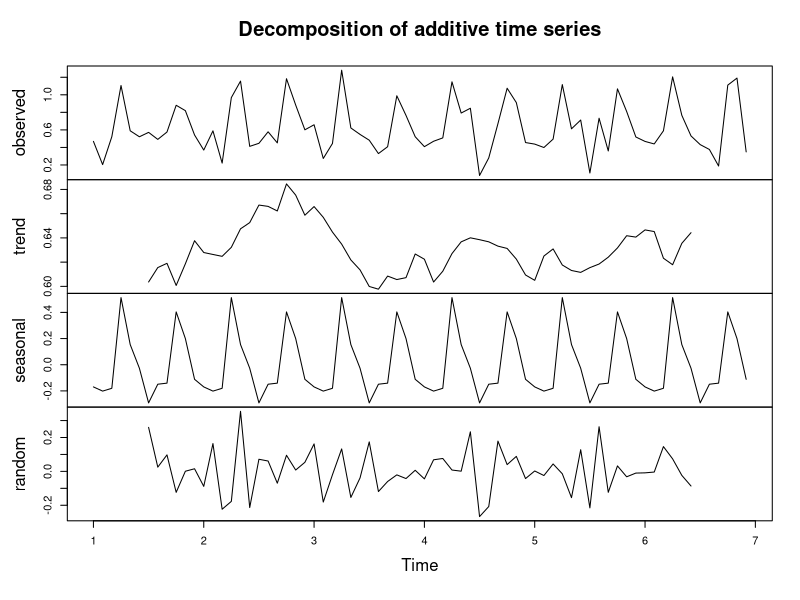
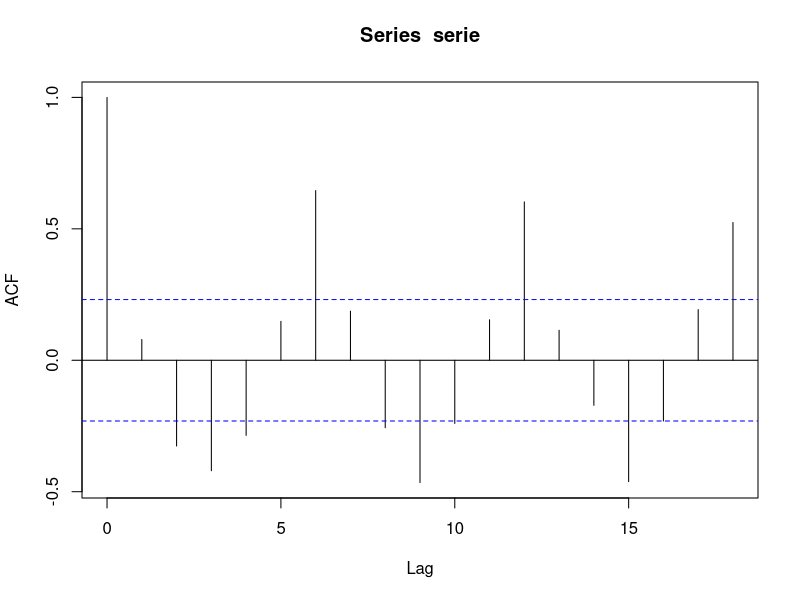
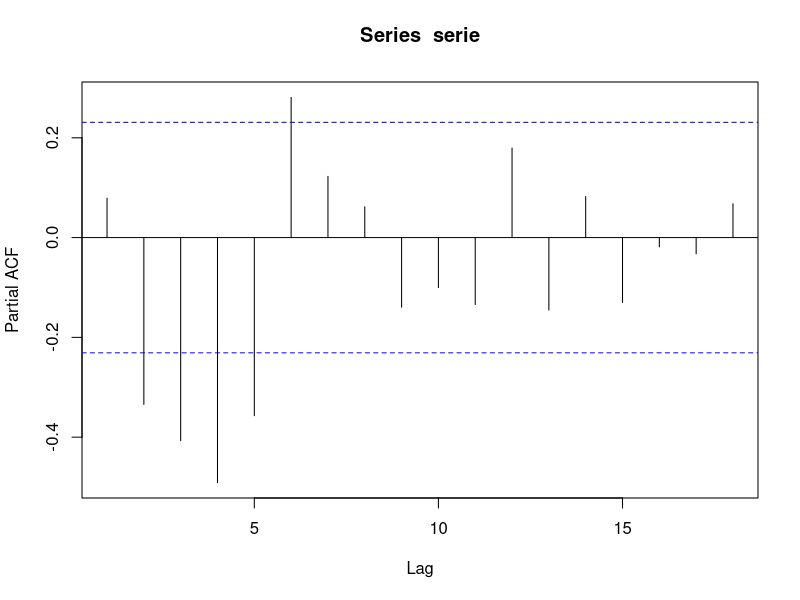
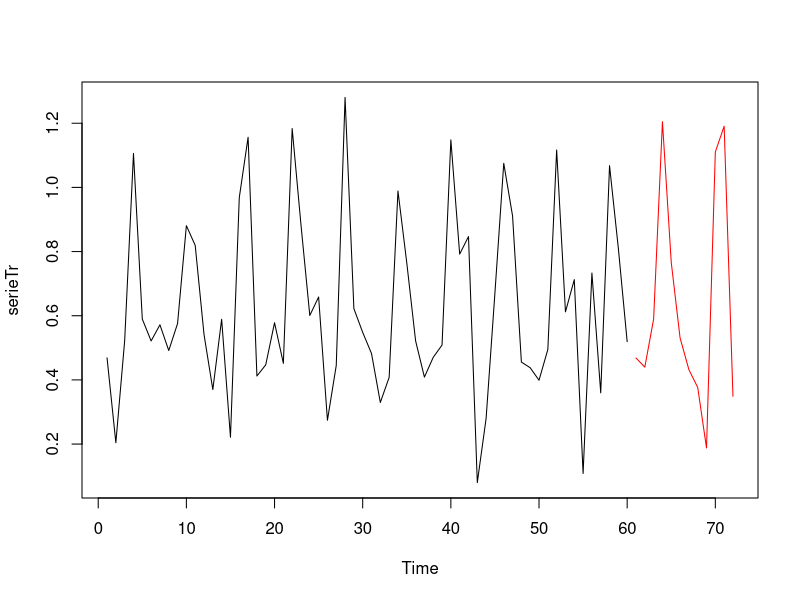
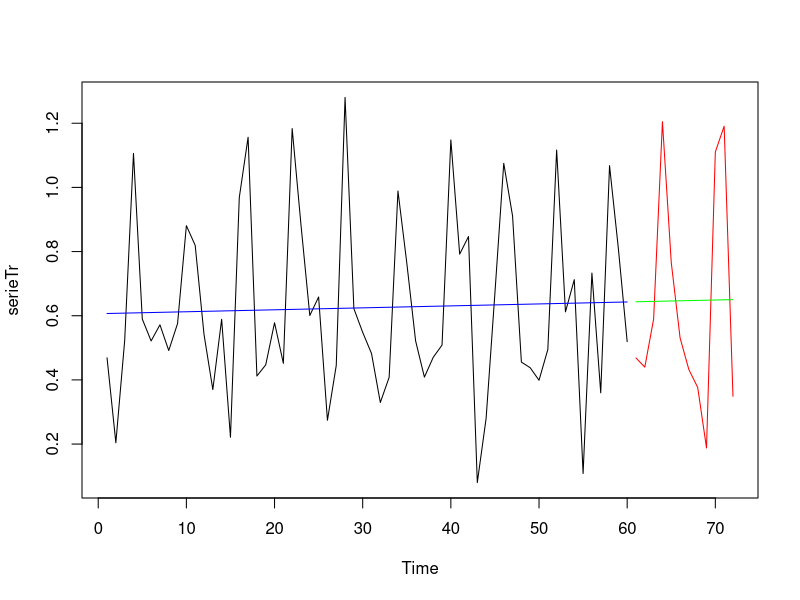
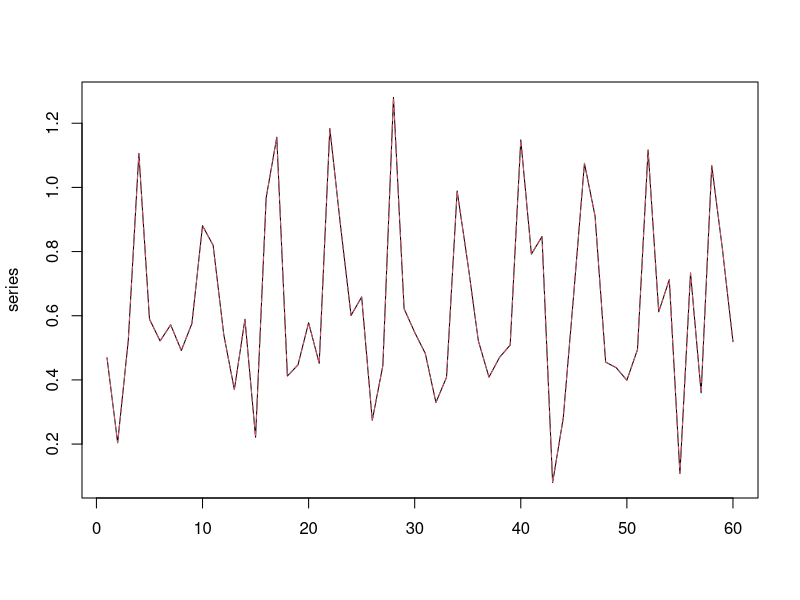
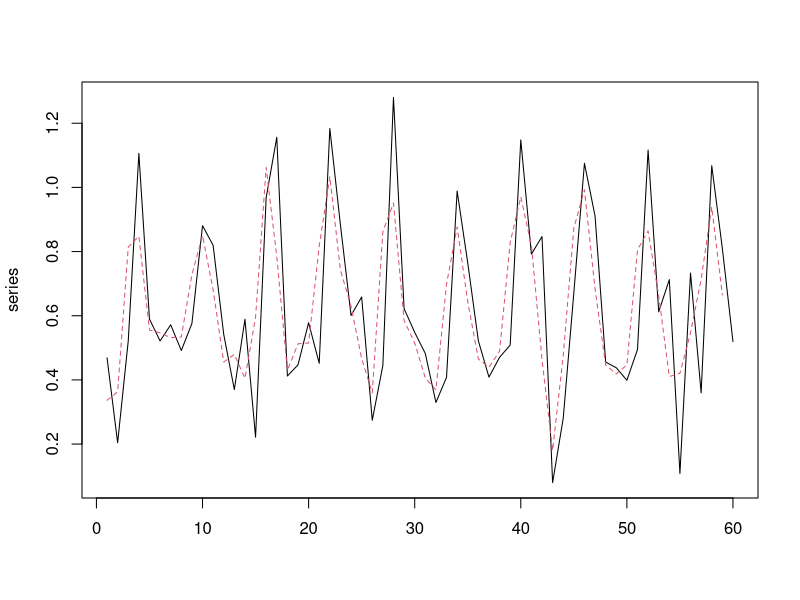
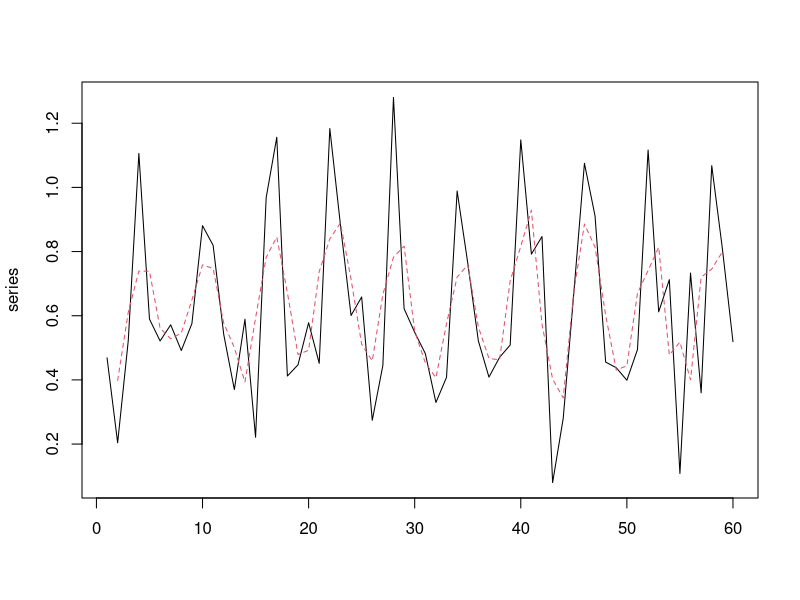

The R source for these figures, in order:
rm(list=ls()) # Eliminamos lo que haya en el espacio de trabajo
library("tseries") # para el test ADF

#Leemos la serie
serie<-scan("SerieTrabajoPractico.dat")
# Echamos un primer vistazo a la serie.
# Como se trata de series anuales, de haber estacionalidad, posiblemente aparezca cada 12 meses.
# Por tanto, inicialmente creamos la serie temporal con periodo de estacionalidad 12, para visualizar
serie.ts<- ts(serie, frequency = 12)
# Visualizamos la descomposición
plot(decompose(serie.ts))
cat("Visualizamos primero la descomposición de la serie, buscando patrones visuales que nos den idea de por dónde empezar (tendencia, estacionalidad)\n");
cat("Vemos 3 cosas: \n");
cat("  1. Que la variabilidad de la estacionalidad no aumenta ni decrece. ");
cat("  2. Que puede que la tendencia no juegue un papel importante.\n")
cat("  3. Que posiblemente hay una estacionalidad.\n")
print("Como con esto no estamos seguros de si la serie es estacionaria o no, vamos a ver el ACF, PACF y pasaremos el test ADF:")
print("Mostrando el ACF")
acf(serie) # Mostramos ACF
print("Mostrando el PACF")
pacf(serie) # Mostramos PACF
resul <- adf.test(serie) # Pasamos el test de ADF
cat("El resultado del test de Dickey-Fuller aumentado es un p-value=", resul$p.value, "\n")
print("Podemos decir debido a este resultado, que la serie es Estacionaria con un nivel de confianza del 99%. Además en el gráfico ACF vemos como con un Lag = 6, que la serie va a ser Estacionaria")

# Dividimos la serie en training y test (nos quedamos con los NTest últimos para el test)
NPred= 12; # Valores a predecir
NTest= 12; # Valores que vamos a dejar para test
serieTr<- serie[1:(length(serie)-NTest)];
tiempoTr<- 1:length(serieTr)
serieTs<- serie[(length(serie)-NTest+1):length(serie)];
tiempoTs<- (tiempoTr[length(tiempoTr)]+1):(tiempoTr[length(tiempoTr)]+NTest);
plot.ts(serieTr, xlim=c(1, tiempoTs[length(tiempoTs)]))
lines(tiempoTs, serieTs, col="red")
cat("Dividimos el conjunto de datos en entrenamiento (para ajuste, negro) y test (para comprobar los modelos, rojo).\n");

#######################################
#Tendencia
#######################################
# Modelado y eliminación de tendencia
# Hipótesis: Modelo Lineal x= a + b*t (x=serie; t=tiempo; a,b=parámetros a estimar)
parametros.H1 <- lm (serieTr ~ tiempoTr) # Ajustamos modelo
# Calculamos la estimación de la tendencia
TendEstimadaTr.H1<-parametros.H1$coefficients[1]+tiempoTr*parametros.H1$coefficients[2] 
TendEstimadaTs.H1<-parametros.H1$coefficients[1]+tiempoTs*parametros.H1$coefficients[2] 
# Mostramos en la misma figura la serie y la tendencia estimada
plot.ts(serieTr, xlim=c(1, tiempoTs[length(tiempoTs)]))
lines(tiempoTr, TendEstimadaTr.H1, col="blue")
lines(tiempoTs, serieTs, col="red")
lines(tiempoTs, TendEstimadaTs.H1, col="green")
RSS.tendencia.H1= sum( (parametros.H1$residuals)^2); # Calculamos suma de errores al cuadrado
print("Metodo de eliminacion de tendencia por aproximacion lineal.")
cat(c("El modelo presenta un RSS (Residual Sum of Squares)=", RSS.tendencia.H1, "\n"));
JB <- jarque.bera.test(parametros.H1$residuals)
JB$p.value
JB <- jarque.bera.test((TendEstimadaTs.H1-serieTs))
JB$p.value
TT <- t.test(c(parametros.H1$residuals, TendEstimadaTs.H1-serieTs))
TT$p.value
print("Viendo estos resultados, podemos pensar, que al tener todos un p-value > 0.05, no existen diferencias significativas en los datos y la hipótesis lineal es factible")

print("Si observamos los resultados, no parece que sea el modelo correcto para este caso, por lo que voy a probar con un flitrado")
# Estimación de tendencia por filtrado de medias moviles de orden k
for (k in 1:4) {
  filtro<-rep(1/k, k); # Creamos el filtro
  # Filtramos señal
  SerFiltradaTr<-filter(serieTr,filter=filtro,sides=2,method="convolution")
  # Mostramos en la misma figura la serie y la tendencia estimada
  series<-matrix(c(t(serieTr), t(SerFiltradaTr)), ncol=2);
  matplot(series, pch=1, type= "l")
  cat("Calculo tendencia con filtro de orden k=", k, "\n")
  print("Pulse una tecla para continuar...")
  pause<-readline(); # para pausar la ejecución
}
for (k in 1:3) {
  filtro<-rep(1/k, k); # Creamos el filtro
  # Filtramos señal
  SerFiltradaTs<-filter(serieTs,filter=filtro,sides=2,method="convolution")
  # Mostramos en la misma figura la serie y la tendencia estimada
  series<-matrix(c(t(serieTs), t(SerFiltradaTs)), ncol=2);
  matplot(series, pch=1, type= "l")
  cat("Calculo tendencia con filtro de orden k=", k, "\n")
  print("Pulse una tecla para continuar...")
  pause<-readline(); # para pausar la ejecución
}
print("Vemos que, a mayor k, más se suaviza la serie. Vamos a quedarnos con el ultimo valor.")
# Eliminamos la tendencia
SerSinTend2Tr<-serieTr-SerFiltradaTr
SerSinTend2Ts<-serieTs-SerFiltradaTs
plot.ts(SerSinTend2Tr, xlim=c(1, tiempoTs[length(tiempoTs)]))
lines(tiempoTs, SerSinTend2Ts, col="red")
print("Serie sin la tendencia (calculada mediante filtros).")

print("Vemos que la eliminación de tendencia es una posibilidad, pero vamos a pasar al siguiente paso sin eliminarla, ya que puedo asumir que no es elemental")


#######################################
#Tendencia
#######################################
# Calculamos y eliminamos la estacionalidad
k<- 12; # Asumimos periodo de estacionalidad k= 12
estacionalidad.H1<- decompose(serie.ts)$seasonal[1:k];
#Eliminamos estacionalidad para el modelo
aux<-rep(estacionalidad.H1, length(serieTr)/length(estacionalidad.H1));
serieTr.SinEst.H1<- serieTr-aux;
serieTs.SinEst.H1<- serieTs-estacionalidad.H1;
plot.ts(serieTr.SinEst.H1, xlim=c(1, tiempoTs[length(tiempoTs)]))
lines(tiempoTs, serieTs.SinEst.H1, col="red")
print("Serie sin la estacionalidad\n")


#Vamos a ver si es estacionaria con el Test de Dickey-Fuller aumentado
adftest.H1<- adf.test(serieTr.SinEst.H1);
cat(c("Resultados del test ADF (aproximación lineal sin tendencia ni estacionalidad): ", adftest.H1$p.value, "\n"));
cat("No es necesario diferenciar.\n")

# Vemos los ACF y PACF
acf(serieTr.SinEst.H1) # Mostramos ACF
print("Mostrando el ACF de la serie sin tendencia lineal y sin estacionalidad\n")
pacf(serieTr.SinEst.H1) # Mostramos PACF
print("Mostrando el PACF de la serie sin tendencia lineal y sin estacionalidad")


# Mostramos las series sin tendencia ni estacionalidad
plot.ts(serieTr.SinEst.H1, xlim=c(1, tiempoTs[length(tiempoTs)]))
lines(tiempoTs[1:(length(tiempoTs))], serieTs.SinEst.H1, col="red")
print("Serie sin la estacionalidad.")
cat("Con esto, podemos comenzar probando un modelo ARIMA(1, 0, 1):\n");








# Ajustamos el modelo
modelo.H1<- arima(serieTr.SinEst.H1, order=c(1, 0, 1))
# Cogemos los valores del ajuste y las predicciones
# Cogemos los valores que se han ajustado de la serie 
valoresAjustados.H1<- serieTr.SinEst.H1+modelo.H1$residuals; 
# Calculamos las predicciones 
Predicciones.H1<- predict(modelo.H1, n.ahead = NPred); 
valoresPredichos.H1<- Predicciones.H1$pred; # Cogemos las predicciones
# Calculamos el error cuadrático acumulado del ajuste, en ajuste y en test
errorTr.H1<- sum((modelo.H1$residuals)^2);
errorTs.H1<- sum((valoresPredichos.H1-serieTs.SinEst.H1)^2);
cat("Error en ajuste con ARIMA(1, 0, 1): ", errorTr.H1, "\n")
cat("Error en la predicción de test con ARIMA(1, 0, 1): ", errorTs.H1, "\n")

# Mostramos las gráficas del ajuste y predicción en test
plot.ts(serieTr.SinEst.H1, xlim=c(1, tiempoTs[length(tiempoTs)]))
lines(valoresAjustados.H1, col="blue")
lines(tiempoTs, serieTs.SinEst.H1, col="red")
lines(tiempoTs, valoresPredichos.H1, col="blue")
cat("Predicción con el modelo\n");

# Tests para la selección del modelo y su validación
boxtestM1<- Box.test(modelo.H1$residuals) # Test de aleatoriedad de Box-Pierce
cat(c("El test de Box-Pierce da un p-value=", boxtestM1$p.value, " para el modelo. Lo pasa (los errores son aleatorios)\n"))
JB.H1<- jarque.bera.test(modelo.H1$residuals); # Test de normalidad de Jarque Bera
cat(c("El test de Jarque Bera da un p-value=", JB.H1$p.value, " para el modelo. Lo pasa (p-value>0.05)\n"))
SW.H1<- shapiro.test(modelo.H1$residuals); # Test de normalidad de Shapiro-Wilk
cat(c("El test de Shapiro-Wilk da un p-value=", SW.H1$p.value, " para el modelo. Lo pasa (p-value>0.05)\n"))

# Mostramos histograma de residuos 
cat("Mostramos el histograma de los residuos del modelo.\n")
hist(modelo.H1$residuals, col="blue", prob=T,ylim=c(0,20),xlim=c(-0.2,0.2))
lines(density(modelo.H1$residuals))

################################
# Si tuviésemos más modelos, deberíamos compararlos de la siguiente forma:
#  1. Calculando el criterio de AIC
#  2. Calculando la predicción de la serie en test, y comprobando cuál modelo
# produce mejores resultados al predecir los valores del test
#  3. Seleccionando el modelo más apropiado (el más simple, el que mejor predicción proporcione...)
################################
